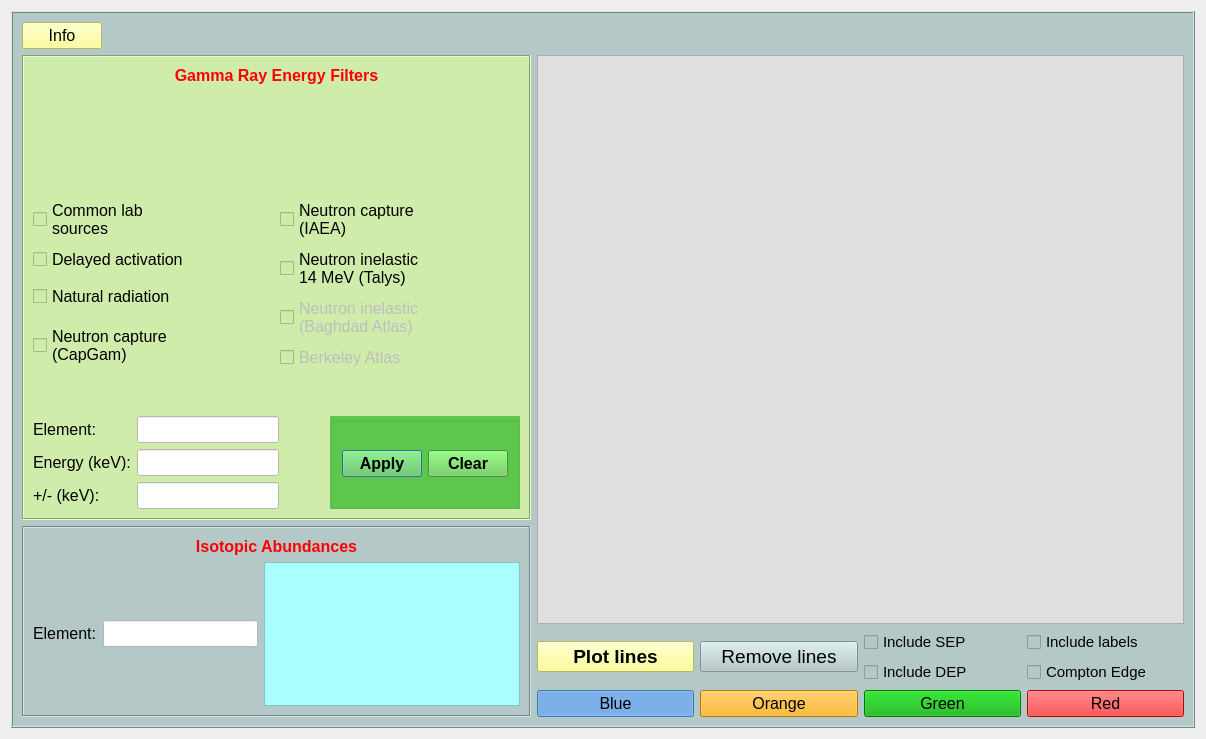
<?xml version="1.0" encoding="UTF-8"?>
<ui version="4.0">
 <class>Dialog</class>
 <widget class="QDialog" name="Dialog">
  <property name="geometry">
   <rect>
    <x>0</x>
    <y>0</y>
    <width>1206</width>
    <height>739</height>
   </rect>
  </property>
  <property name="windowTitle">
   <string>Dialog</string>
  </property>
  <layout class="QGridLayout" name="gridLayout">
   <item row="0" column="0">
    <widget class="QFrame" name="frame">
     <property name="styleSheet">
      <string notr="true">background-color: rgb(180, 200, 200);</string>
     </property>
     <property name="frameShape">
      <enum>QFrame::Box</enum>
     </property>
     <property name="frameShadow">
      <enum>QFrame::Raised</enum>
     </property>
     <layout class="QGridLayout" name="gridLayout_9">
      <item row="2" column="0" colspan="3">
       <widget class="QFrame" name="frame_3">
        <property name="maximumSize">
         <size>
          <width>16777215</width>
          <height>191</height>
         </size>
        </property>
        <property name="frameShape">
         <enum>QFrame::Box</enum>
        </property>
        <property name="frameShadow">
         <enum>QFrame::Sunken</enum>
        </property>
        <layout class="QGridLayout" name="gridLayout_8">
         <item row="1" column="0">
          <layout class="QGridLayout" name="gridLayout_7">
           <item row="0" column="0">
            <widget class="QLabel" name="label_9">
             <property name="font">
              <font>
               <pointsize>12</pointsize>
              </font>
             </property>
             <property name="text">
              <string>Element:</string>
             </property>
            </widget>
           </item>
           <item row="0" column="1">
            <widget class="QLineEdit" name="edit_element_search">
             <property name="font">
              <font>
               <pointsize>12</pointsize>
              </font>
             </property>
             <property name="styleSheet">
              <string notr="true">background-color: rgb(255, 255, 255);</string>
             </property>
            </widget>
           </item>
          </layout>
         </item>
         <item row="0" column="0" colspan="2">
          <widget class="QLabel" name="label_7">
           <property name="font">
            <font>
             <pointsize>14</pointsize>
            </font>
           </property>
           <property name="text">
            <string>&lt;html&gt;&lt;head/&gt;&lt;body&gt;&lt;p&gt;&lt;span style=&quot; font-size:12pt; font-weight:600; color:#ff0000;&quot;&gt;Isotopic Abundances&lt;/span&gt;&lt;/p&gt;&lt;/body&gt;&lt;/html&gt;</string>
           </property>
           <property name="scaledContents">
            <bool>false</bool>
           </property>
           <property name="alignment">
            <set>Qt::AlignCenter</set>
           </property>
          </widget>
         </item>
         <item row="1" column="1">
          <widget class="QTextBrowser" name="text_search">
           <property name="font">
            <font>
             <pointsize>12</pointsize>
            </font>
           </property>
           <property name="styleSheet">
            <string notr="true">background-color: rgb(170, 255, 255);</string>
           </property>
          </widget>
         </item>
        </layout>
       </widget>
      </item>
      <item row="0" column="0">
       <widget class="QPushButton" name="button_info">
        <property name="font">
         <font>
          <pointsize>12</pointsize>
          <weight>50</weight>
          <bold>false</bold>
         </font>
        </property>
        <property name="focusPolicy">
         <enum>Qt::ClickFocus</enum>
        </property>
        <property name="styleSheet">
         <string notr="true">background-color: rgb(255, 255, 127);</string>
        </property>
        <property name="text">
         <string>Info</string>
        </property>
        <property name="autoDefault">
         <bool>false</bool>
        </property>
       </widget>
      </item>
      <item row="0" column="2" colspan="2">
       <spacer name="horizontalSpacer_2">
        <property name="orientation">
         <enum>Qt::Horizontal</enum>
        </property>
        <property name="sizeHint" stdset="0">
         <size>
          <width>653</width>
          <height>20</height>
         </size>
        </property>
       </spacer>
      </item>
      <item row="0" column="1">
       <spacer name="horizontalSpacer_3">
        <property name="orientation">
         <enum>Qt::Horizontal</enum>
        </property>
        <property name="sizeHint" stdset="0">
         <size>
          <width>371</width>
          <height>20</height>
         </size>
        </property>
       </spacer>
      </item>
      <item row="1" column="3" rowspan="2">
       <layout class="QGridLayout" name="gridLayout_6">
        <property name="sizeConstraint">
         <enum>QLayout::SetFixedSize</enum>
        </property>
        <item row="1" column="0">
         <layout class="QGridLayout" name="gridLayout_5">
          <item row="3" column="3">
           <widget class="QPushButton" name="button_red">
            <property name="font">
             <font>
              <pointsize>12</pointsize>
             </font>
            </property>
            <property name="cursor">
             <cursorShape>ArrowCursor</cursorShape>
            </property>
            <property name="mouseTracking">
             <bool>false</bool>
            </property>
            <property name="focusPolicy">
             <enum>Qt::NoFocus</enum>
            </property>
            <property name="autoFillBackground">
             <bool>false</bool>
            </property>
            <property name="styleSheet">
             <string notr="true">background-color: rgb(255, 0, 0);</string>
            </property>
            <property name="text">
             <string>Red</string>
            </property>
            <property name="checkable">
             <bool>true</bool>
            </property>
            <property name="autoExclusive">
             <bool>true</bool>
            </property>
            <property name="default">
             <bool>false</bool>
            </property>
            <property name="flat">
             <bool>false</bool>
            </property>
           </widget>
          </item>
          <item row="0" column="2">
           <widget class="QCheckBox" name="checkBox_sep">
            <property name="font">
             <font>
              <pointsize>11</pointsize>
             </font>
            </property>
            <property name="focusPolicy">
             <enum>Qt::NoFocus</enum>
            </property>
            <property name="text">
             <string>Include SEP</string>
            </property>
           </widget>
          </item>
          <item row="0" column="0" rowspan="2">
           <widget class="QPushButton" name="button_plot_vlines">
            <property name="font">
             <font>
              <pointsize>14</pointsize>
              <weight>75</weight>
              <bold>true</bold>
             </font>
            </property>
            <property name="focusPolicy">
             <enum>Qt::NoFocus</enum>
            </property>
            <property name="styleSheet">
             <string notr="true">color: qlineargradient(spread:pad, x1:0, y1:1, x2:0, y2:0, stop:0 rgba(0, 0, 0, 255), stop:0.05 rgba(14, 8, 73, 255), stop:0.36 rgba(28, 17, 145, 255), stop:0.6 rgba(126, 14, 81, 255), stop:0.75 rgba(234, 11, 11, 255), stop:0.79 rgba(244, 70, 5, 255), stop:0.86 rgba(255, 136, 0, 255), stop:0.935 rgba(239, 236, 55, 255));
background-color: rgb(255, 255, 127);</string>
            </property>
            <property name="text">
             <string>Plot lines</string>
            </property>
           </widget>
          </item>
          <item row="3" column="2">
           <widget class="QPushButton" name="button_green">
            <property name="font">
             <font>
              <pointsize>12</pointsize>
             </font>
            </property>
            <property name="focusPolicy">
             <enum>Qt::NoFocus</enum>
            </property>
            <property name="autoFillBackground">
             <bool>false</bool>
            </property>
            <property name="styleSheet">
             <string notr="true">background-color: rgb(0, 170, 0);</string>
            </property>
            <property name="text">
             <string>Green</string>
            </property>
            <property name="checkable">
             <bool>true</bool>
            </property>
            <property name="autoExclusive">
             <bool>true</bool>
            </property>
           </widget>
          </item>
          <item row="1" column="2">
           <widget class="QCheckBox" name="checkBox_dep">
            <property name="font">
             <font>
              <pointsize>11</pointsize>
             </font>
            </property>
            <property name="focusPolicy">
             <enum>Qt::NoFocus</enum>
            </property>
            <property name="text">
             <string>Include DEP</string>
            </property>
           </widget>
          </item>
          <item row="0" column="1" rowspan="2">
           <widget class="QPushButton" name="button_remove_vlines">
            <property name="font">
             <font>
              <pointsize>14</pointsize>
             </font>
            </property>
            <property name="focusPolicy">
             <enum>Qt::NoFocus</enum>
            </property>
            <property name="styleSheet">
             <string notr="true"/>
            </property>
            <property name="text">
             <string>Remove lines</string>
            </property>
           </widget>
          </item>
          <item row="3" column="0">
           <widget class="QPushButton" name="button_blue">
            <property name="font">
             <font>
              <pointsize>12</pointsize>
             </font>
            </property>
            <property name="focusPolicy">
             <enum>Qt::NoFocus</enum>
            </property>
            <property name="autoFillBackground">
             <bool>false</bool>
            </property>
            <property name="styleSheet">
             <string notr="true">background-color: rgb(85, 170, 255);</string>
            </property>
            <property name="text">
             <string>Blue</string>
            </property>
            <property name="checkable">
             <bool>true</bool>
            </property>
            <property name="checked">
             <bool>true</bool>
            </property>
            <property name="autoExclusive">
             <bool>true</bool>
            </property>
           </widget>
          </item>
          <item row="0" column="3">
           <widget class="QCheckBox" name="checkBox_labels">
            <property name="font">
             <font>
              <pointsize>11</pointsize>
             </font>
            </property>
            <property name="focusPolicy">
             <enum>Qt::NoFocus</enum>
            </property>
            <property name="text">
             <string>Include labels</string>
            </property>
           </widget>
          </item>
          <item row="1" column="3">
           <widget class="QCheckBox" name="checkBox_CE">
            <property name="font">
             <font>
              <pointsize>11</pointsize>
             </font>
            </property>
            <property name="focusPolicy">
             <enum>Qt::NoFocus</enum>
            </property>
            <property name="text">
             <string>Compton Edge</string>
            </property>
           </widget>
          </item>
          <item row="3" column="1">
           <widget class="QPushButton" name="button_orange">
            <property name="font">
             <font>
              <pointsize>12</pointsize>
             </font>
            </property>
            <property name="focusPolicy">
             <enum>Qt::NoFocus</enum>
            </property>
            <property name="styleSheet">
             <string notr="true">background-color: rgb(255, 170, 0);</string>
            </property>
            <property name="text">
             <string>Orange</string>
            </property>
            <property name="checkable">
             <bool>true</bool>
            </property>
            <property name="autoExclusive">
             <bool>true</bool>
            </property>
           </widget>
          </item>
         </layout>
        </item>
        <item row="0" column="0">
         <widget class="QScrollArea" name="scrollArea_gammas">
          <property name="font">
           <font>
            <family>MS Shell Dlg 2</family>
            <pointsize>10</pointsize>
            <weight>50</weight>
            <italic>false</italic>
            <bold>false</bold>
           </font>
          </property>
          <property name="styleSheet">
           <string notr="true">background-color: rgb(223, 223, 223);
font: 10pt &quot;MS Shell Dlg 2&quot;;</string>
          </property>
          <property name="widgetResizable">
           <bool>true</bool>
          </property>
          <widget class="QWidget" name="scrollAreaWidgetContents">
           <property name="geometry">
            <rect>
             <x>0</x>
             <y>0</y>
             <width>587</width>
             <height>539</height>
            </rect>
           </property>
          </widget>
         </widget>
        </item>
       </layout>
      </item>
      <item row="1" column="0" colspan="3">
       <widget class="QFrame" name="frame_2">
        <property name="styleSheet">
         <string notr="true">background-color: rgb(207, 236, 171);</string>
        </property>
        <property name="frameShape">
         <enum>QFrame::Box</enum>
        </property>
        <property name="frameShadow">
         <enum>QFrame::Sunken</enum>
        </property>
        <layout class="QGridLayout" name="gridLayout_13">
         <item row="0" column="0">
          <layout class="QGridLayout" name="gridLayout_12">
           <item row="0" column="0">
            <widget class="QLabel" name="label">
             <property name="font">
              <font>
               <pointsize>14</pointsize>
              </font>
             </property>
             <property name="text">
              <string>&lt;html&gt;&lt;head/&gt;&lt;body&gt;&lt;p&gt;&lt;span style=&quot; font-size:12pt; font-weight:600; color:#ff0000;&quot;&gt;Gamma Ray Energy Filters&lt;/span&gt;&lt;/p&gt;&lt;/body&gt;&lt;/html&gt;</string>
             </property>
             <property name="scaledContents">
              <bool>false</bool>
             </property>
             <property name="alignment">
              <set>Qt::AlignCenter</set>
             </property>
            </widget>
           </item>
           <item row="1" column="0">
            <spacer name="verticalSpacer">
             <property name="orientation">
              <enum>Qt::Vertical</enum>
             </property>
             <property name="sizeHint" stdset="0">
              <size>
               <width>20</width>
               <height>40</height>
              </size>
             </property>
            </spacer>
           </item>
          </layout>
         </item>
         <item row="1" column="0">
          <layout class="QGridLayout" name="gridLayout_11">
           <property name="sizeConstraint">
            <enum>QLayout::SetDefaultConstraint</enum>
           </property>
           <item row="0" column="0">
            <layout class="QGridLayout" name="gridLayout_2">
             <item row="0" column="0">
              <widget class="QCheckBox" name="lab_src">
               <property name="enabled">
                <bool>true</bool>
               </property>
               <property name="font">
                <font>
                 <pointsize>12</pointsize>
                </font>
               </property>
               <property name="styleSheet">
                <string notr="true"/>
               </property>
               <property name="text">
                <string>Common lab
sources</string>
               </property>
               <property name="checkable">
                <bool>true</bool>
               </property>
               <property name="autoExclusive">
                <bool>true</bool>
               </property>
              </widget>
             </item>
             <item row="0" column="1">
              <widget class="QCheckBox" name="neutron_capt_IAEA">
               <property name="enabled">
                <bool>true</bool>
               </property>
               <property name="font">
                <font>
                 <pointsize>12</pointsize>
                </font>
               </property>
               <property name="styleSheet">
                <string notr="true"/>
               </property>
               <property name="text">
                <string>Neutron capture
(IAEA)</string>
               </property>
               <property name="autoExclusive">
                <bool>true</bool>
               </property>
              </widget>
             </item>
             <item row="1" column="0">
              <widget class="QCheckBox" name="delayed_activation">
               <property name="enabled">
                <bool>true</bool>
               </property>
               <property name="font">
                <font>
                 <pointsize>12</pointsize>
                </font>
               </property>
               <property name="styleSheet">
                <string notr="true"/>
               </property>
               <property name="text">
                <string>Delayed activation</string>
               </property>
               <property name="autoExclusive">
                <bool>true</bool>
               </property>
               <property name="tristate">
                <bool>false</bool>
               </property>
              </widget>
             </item>
             <item row="1" column="1" rowspan="2">
              <widget class="QCheckBox" name="neutron_inl_talys">
               <property name="font">
                <font>
                 <pointsize>12</pointsize>
                </font>
               </property>
               <property name="styleSheet">
                <string notr="true"/>
               </property>
               <property name="text">
                <string>Neutron inelastic 
14 MeV (Talys)</string>
               </property>
               <property name="autoExclusive">
                <bool>true</bool>
               </property>
              </widget>
             </item>
             <item row="2" column="0" rowspan="2">
              <widget class="QCheckBox" name="natural_rad">
               <property name="font">
                <font>
                 <pointsize>12</pointsize>
                </font>
               </property>
               <property name="styleSheet">
                <string notr="true"/>
               </property>
               <property name="text">
                <string>Natural radiation</string>
               </property>
               <property name="autoExclusive">
                <bool>true</bool>
               </property>
              </widget>
             </item>
             <item row="3" column="1" rowspan="2">
              <widget class="QCheckBox" name="neutron_inl_baghdad">
               <property name="enabled">
                <bool>false</bool>
               </property>
               <property name="font">
                <font>
                 <pointsize>12</pointsize>
                </font>
               </property>
               <property name="styleSheet">
                <string notr="true"/>
               </property>
               <property name="text">
                <string>Neutron inelastic 
(Baghdad Atlas)</string>
               </property>
               <property name="autoExclusive">
                <bool>true</bool>
               </property>
               <property name="tristate">
                <bool>false</bool>
               </property>
              </widget>
             </item>
             <item row="4" column="0" rowspan="2">
              <widget class="QCheckBox" name="neutron_capt">
               <property name="font">
                <font>
                 <pointsize>12</pointsize>
                </font>
               </property>
               <property name="styleSheet">
                <string notr="true"/>
               </property>
               <property name="text">
                <string>Neutron capture
(CapGam)</string>
               </property>
               <property name="autoExclusive">
                <bool>true</bool>
               </property>
              </widget>
             </item>
             <item row="5" column="1">
              <widget class="QCheckBox" name="inl_berkeley">
               <property name="enabled">
                <bool>false</bool>
               </property>
               <property name="font">
                <font>
                 <pointsize>12</pointsize>
                </font>
               </property>
               <property name="styleSheet">
                <string notr="true"/>
               </property>
               <property name="text">
                <string>Berkeley Atlas</string>
               </property>
               <property name="autoExclusive">
                <bool>true</bool>
               </property>
              </widget>
             </item>
            </layout>
           </item>
           <item row="2" column="0">
            <layout class="QGridLayout" name="gridLayout_10">
             <item row="0" column="0">
              <layout class="QGridLayout" name="gridLayout_4">
               <item row="0" column="0">
                <widget class="QLabel" name="label_2">
                 <property name="font">
                  <font>
                   <pointsize>12</pointsize>
                  </font>
                 </property>
                 <property name="text">
                  <string>Element:</string>
                 </property>
                </widget>
               </item>
               <item row="0" column="1">
                <widget class="QLineEdit" name="edit_isot">
                 <property name="font">
                  <font>
                   <pointsize>12</pointsize>
                  </font>
                 </property>
                 <property name="styleSheet">
                  <string notr="true">background-color: rgb(255, 255, 255);</string>
                 </property>
                </widget>
               </item>
               <item row="1" column="0">
                <widget class="QLabel" name="label_3">
                 <property name="font">
                  <font>
                   <pointsize>12</pointsize>
                  </font>
                 </property>
                 <property name="text">
                  <string>Energy (keV):</string>
                 </property>
                </widget>
               </item>
               <item row="1" column="1">
                <widget class="QLineEdit" name="edit_energy">
                 <property name="font">
                  <font>
                   <pointsize>12</pointsize>
                  </font>
                 </property>
                 <property name="styleSheet">
                  <string notr="true">background-color: rgb(255, 255, 255);</string>
                 </property>
                </widget>
               </item>
               <item row="2" column="0">
                <widget class="QLabel" name="label_4">
                 <property name="font">
                  <font>
                   <pointsize>12</pointsize>
                  </font>
                 </property>
                 <property name="text">
                  <string>+/- (keV): </string>
                 </property>
                </widget>
               </item>
               <item row="2" column="1">
                <widget class="QLineEdit" name="edit_erange">
                 <property name="font">
                  <font>
                   <pointsize>12</pointsize>
                  </font>
                 </property>
                 <property name="styleSheet">
                  <string notr="true">background-color: rgb(255, 255, 255);</string>
                 </property>
                </widget>
               </item>
              </layout>
             </item>
             <item row="0" column="1">
              <spacer name="horizontalSpacer">
               <property name="orientation">
                <enum>Qt::Horizontal</enum>
               </property>
               <property name="sizeHint" stdset="0">
                <size>
                 <width>18</width>
                 <height>20</height>
                </size>
               </property>
              </spacer>
             </item>
             <item row="0" column="2">
              <widget class="QGroupBox" name="groupBox">
               <property name="font">
                <font>
                 <pointsize>11</pointsize>
                </font>
               </property>
               <property name="autoFillBackground">
                <bool>false</bool>
               </property>
               <property name="styleSheet">
                <string notr="true">background-color: rgb(94, 200, 77);</string>
               </property>
               <property name="title">
                <string/>
               </property>
               <property name="flat">
                <bool>false</bool>
               </property>
               <property name="checkable">
                <bool>false</bool>
               </property>
               <layout class="QGridLayout" name="gridLayout_3">
                <item row="0" column="0">
                 <widget class="QPushButton" name="isotID_button_apply">
                  <property name="font">
                   <font>
                    <pointsize>12</pointsize>
                    <weight>75</weight>
                    <bold>true</bold>
                   </font>
                  </property>
                  <property name="text">
                   <string>Apply</string>
                  </property>
                 </widget>
                </item>
                <item row="0" column="1">
                 <widget class="QPushButton" name="isotID_button_clear">
                  <property name="font">
                   <font>
                    <pointsize>12</pointsize>
                    <weight>75</weight>
                    <bold>true</bold>
                   </font>
                  </property>
                  <property name="focusPolicy">
                   <enum>Qt::NoFocus</enum>
                  </property>
                  <property name="text">
                   <string>Clear</string>
                  </property>
                 </widget>
                </item>
               </layout>
              </widget>
             </item>
            </layout>
           </item>
           <item row="1" column="0">
            <spacer name="verticalSpacer_2">
             <property name="orientation">
              <enum>Qt::Vertical</enum>
             </property>
             <property name="sizeHint" stdset="0">
              <size>
               <width>20</width>
               <height>40</height>
              </size>
             </property>
            </spacer>
           </item>
          </layout>
         </item>
        </layout>
       </widget>
      </item>
     </layout>
    </widget>
   </item>
  </layout>
 </widget>
 <resources/>
 <connections/>
</ui>
